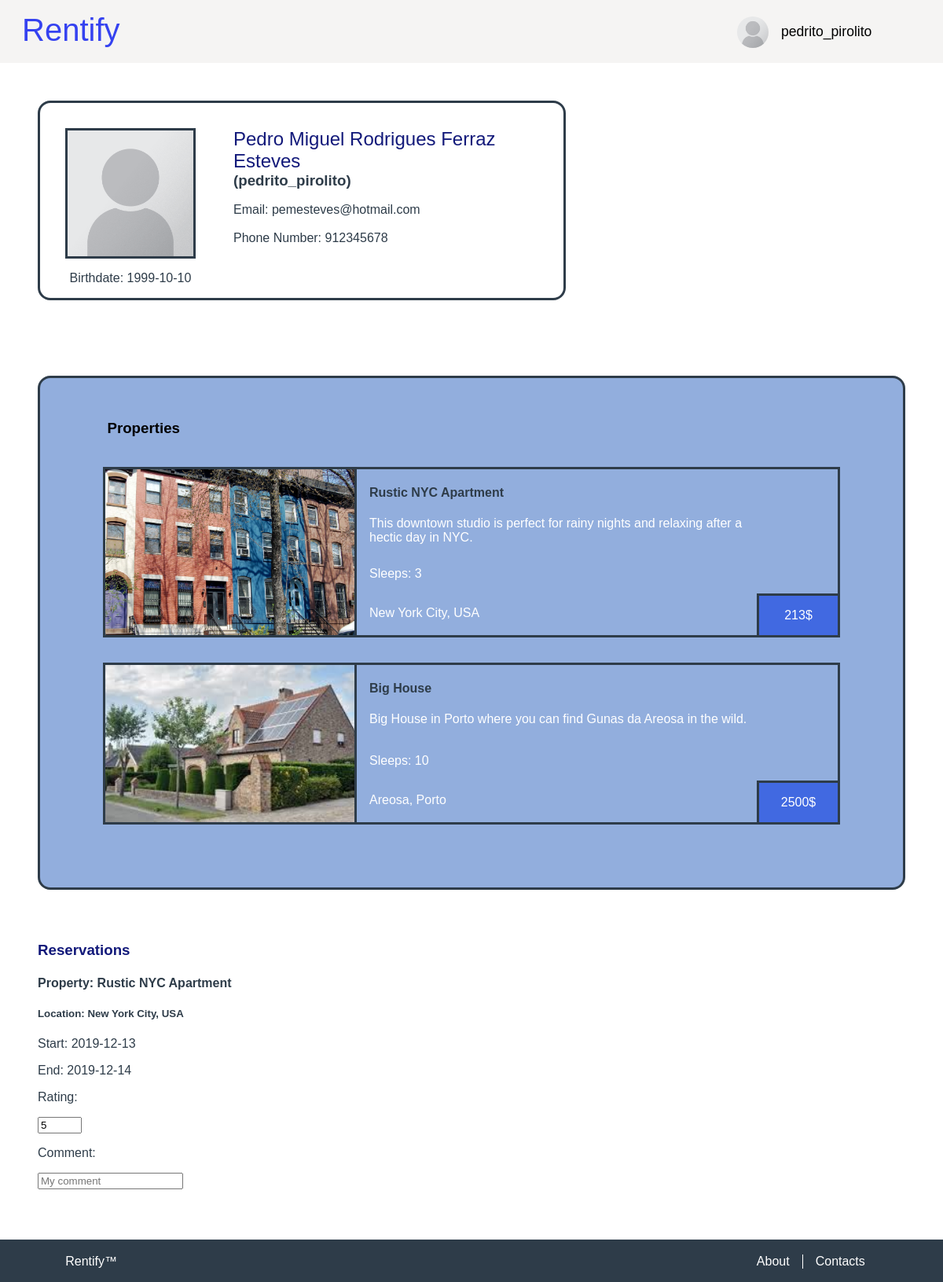
Page /pages/user.php (signed in) on the committed database.
### tables this page shows
CREATE TABLE User(
    username TEXT UNIQUE PRIMARY KEY,
    full_name TEXT NOT NULL,
    birthdate DATE NOT NULL,
    phone INTEGER NOT NULL,
    email TEXT NOT NULL,
    password_hash INTEGER NOT NULL,
    image_name TEXT NOT NULL 
);

CREATE TABLE Property(
    id INTEGER PRIMARY KEY AUTOINCREMENT,
    owner_username TEXT REFERENCES User(username) ON DELETE CASCADE ON UPDATE CASCADE,
    title TEXT NOT NULL,
    price_per_day REAL NOT NULL,
    location TEXT NOT NULL,
    description TEXT NOT NULL,
    sleeps INTEGER NOT NULL,

    CONSTRAINT minimum_sleeps CHECK (sleeps > 0)
);

CREATE TABLE PropertyImage(
    property_id INTEGER REFERENCES Property(id),
    image_name TEXT NOT NULL,
    PRIMARY KEY(property_id, image_name)
);

CREATE TABLE Reservation(
    id INTEGER PRIMARY KEY AUTOINCREMENT,
    id_property INTEGER REFERENCES Property(id) ON DELETE CASCADE ON UPDATE CASCADE,
    tourist_username TEXT REFERENCES User(username) ON DELETE CASCADE ON UPDATE CASCADE,
    sleeps INTEGER NOT NULL,
    date_start DATE NOT NULL,
    date_end DATE NOT NULL,
    rating REAL,
    comment TEXT,

    CONSTRAINT valid_dates CHECK (date_end > date_start)
);

### database/user.php (called while the page is built, shortened)
<?php
  include_once "../database/connection.php";
  function getUserInfo($username, $password){
    global $db;
    $stmt = $db->prepare('SELECT * FROM User WHERE username = ? AND password_hash = ?');
    $stmt->execute(array($username, $password));
    return $stmt->fetch();
  }
  function getUserPassword($username){
    global $db;
    $stmt = $db->prepare('
        SELECT password_hash as password
        FROM User
        WHERE username = ?
    ');
    $stmt->execute(array($username));
    return $stmt->fetch();
  }
  function getUserImagePath($username) {
    global $db;
    $stmt = $db->prepare('
        SELECT image_name
        FROM User
        WHERE username = ?
    ');
    $stmt->execute(array($username));
    return $stmt->fetch();
  }
?>

### database/property.php (called while the page is built, shortened)
<?php
    include_once "../database/connection.php";
    function getPropertyInfo($id){
        global $db;
        $stmt = $db->prepare('
            SELECT *
			FROM Property
            WHERE id = ?
        ');
		$stmt->execute(array($id));
        $propertyInfo = $stmt->fetch();
        return $propertyInfo;
    }
    function getPropertyImages($id){
        global $db;
        $stmt = $db->prepare('
            SELECT PropertyImage.image_name as image
            FROM Property
            JOIN PropertyImage
            ON Property.id = PropertyImage.property_id
            WHERE Property.id = ?
        ');
        $stmt->execute(array($id));
        $propertyImages = $stmt->fetchAll();
        return $propertyImages;
    }
    function getUserProperties($username){
        global $db;
        $stmt = $db->prepare('
            SELECT Property.id as id
            FROM Property
            WHERE owner_username = ?
        ');
        $stmt->execute(array($username));
        return $stmt->fetchAll();
    }
?>

### database/reservations.php (called while the page is built, shortened)
<?php
    include_once "../database/connection.php";
    function getUserReservations($username){
        global $db;
        $stmt = $db->prepare('SELECT * FROM Reservation WHERE tourist_username = ?');
        $stmt->execute(array($username));
        return $stmt->fetchAll();
    }
?>

### pages/user.php (the view, shortened to what this page needs)
<?php
    include_once "../includes/init.php";
    include_once "../database/property.php";
    include_once "../database/user.php";
    include_once "../database/reservations.php";
    include_once "../templates/tpl_common.php";
    include_once "../templates/tpl_scroll_top.php";
    $username = $_SESSION['username'];
    $password_hash = getUserPassword($username)['password'];
    $user_info = getUserInfo($username, $password_hash);
    $property_ids = getUserProperties($username);
    $reservations = getUserReservations($username);
    document_main_part();
?>
        <link href="../css/user_page.css" rel="stylesheet">
        <link href="../css/properties_list.css" rel="stylesheet">
        <link href="../css/profile.css" rel="stylesheet">
    </head>
    <body>
        <?php
            draw_header('change_profile.php', 'Change Profile');
        ?>
        <section id="user_info">
            <div id="fit_crop">
                <img src="../images/<?=$user_info['image_name']?>"/>
            </div>
            <div id="headers">
                <h2><?=$user_info['full_name']?></h2>
                <h3>(<?=$user_info['username']?>)</h3>
            </div>
            <p id="email">Email: <?=$user_info['email']?></p>
            <p id="phone">Phone Number: <?=$user_info['phone']?></p>
            <p id="birthdate">Birthdate: <?=$user_info['birthdate']?></p>
        </section>
        <section id="properties">
            <h3 id="properties_h">Properties</h3>
        <?php
        if(count($property_ids) == 0){
        ?>
            <p>You didn't register any property yet.</p>
        <?php
        }
        else{
            foreach ($property_ids as $id) {
                $property_info = getPropertyInfo($id['id']);
                $property_images = getPropertyImages($id['id']);
            ?>
            <a href="property_page.php?property=<?=$id['id']?>">
                <article id="property">
                    <div id="image">
                        <img src="../images/<?=$property_images[0]['image']?>"/>
                    </div>
                    <h4 id="property_name"><?=$property_info['title']?></h4>
                    <p id="description"><?=$property_info['description']?></p>
                    <div id="price_box">
                        <p id="price"><?=$property_info['price_per_day']?></p>
                    </div>
                    <p id="sleeps"><?=$property_info['sleeps']?></p>
                    <p id="location"><?=$property_info['location']?></p>
                </article>
            </a>
            <?php
            }
        }
        ?>
        </section>
        <section id="user_reservations">
            <h3>Reservations</h3>
        <?php
        if(count($reservations) == 0){
        ?>
            <p>You didn't make any reservation yet.</p>
        <?php
        }else{
            foreach ($reservations as $reservation) {
                $property_info = getPropertyInfo($reservation['id_property']);
            ?>
            <div id="user_reservation">
                <h4>Property: <?=$property_info['title']?></h4>
                <h5>Location: <?=$property_info['location']?></h5>
                <p>Start: <?=$reservation['date_start']?></p>
                <p>End: <?=$reservation['date_end']?></p>
                <p>Rating:
                <?php
                if($reservation['rating'] == NULL){
                ?>
                    <form id="rating" action="../actions/action_rate.php" method="post">
                        <input type="number" name="rating" value="5" min="0" max="10" required/>
                    </form>
                <?php
                }else{
                    print($reservation['rating']);
                }
                ?>
                </p>
                <p>Comment:
                <?php
                if($reservation['comment'] == NULL){
                ?>
                    <form id="comment" action="../actions/action_comment.php" method="post">
                        <input type="text" name="comment" placeholder="My comment" required/>
                    </form>
                <?php
                }else{
                    print($reservation['comment']);
                }
                ?>
                </p>
            </div>
            <?php
            }
        }
        ?>
        </section>
<?php
    draw_footer(true);
?>

### templates/tpl_common.php (shortened to what this page needs)
<?php
include_once "../includes/init.php";
include_once "../database/user.php";
function draw_user_image(){
    $image_name = getUserImagePath($_SESSION['username']);
    $image_path = "../images/".$image_name['image_name'];
    echo "<img src=".$image_path." alt=\"User's photo\" id=\"user_photo\">";
}
function draw_header($page, $name){
?>
    <header>
        <div id="fixed">
        <h1><a href="index.php"> Rentify </a></h1>
        <?php
        if(isset($_SESSION['username'])) {
        ?>
            <div class="dropdown">
                <?php draw_user_image(); ?>
                <button  class="dropdown_button" id="user_badge" > <?php echo $_SESSION['username'] ?> </button>
            </div>
        <?php
        }
        ?>
        </div>
    </header>
<?php
}
?>
<?php
function document_main_part(){
?>
<!DOCTYPE html>
<html lang="en">
    <head>
        <link href="../css/layout.css" rel="stylesheet">
        <link href="../css/style.css" rel="stylesheet">
<?php
}
function draw_footer($include_button){
?>
        <footer id="footer">
            <p><a href="../pages/index.php">Rentify™</a></p>
            <ul>
                <li><a href="../pages/about.php">About</a></li>
                <li><a href="../pages/contacts.php">Contacts</a></li>
            </ul>
        </footer>
    </body>
</html>
<?php
}
?>

### css/layout.css (style rules this page uses)
body { background-color: #F5F4F3; margin: 0; height: 100vh; display: grid; grid-template-rows: [header] auto [nav] auto [properties] 1fr [footer] auto [end]; }
body > header { height: 3.0em; }
body > header h1 { grid-column: 1; grid-row-start: 1; grid-row-end: 3; padding-left: 0.3em; padding-right: 0.3em; }
body > header #user_photo { width: 40px; border-radius: 50%; align-self: center; }
body > header #user_badge { font-size: 1.1em; color: black; }
.dropdown { display: grid; grid-column: 3; grid-row: 1; grid-template-columns: 1fr 1fr; grid-template-rows: 1.2fr 0.1fr; justify-items: start; margin-right: 3em; }
.dropdown .dropdown_button { width: 190px; cursor: pointer; font-size: 16px; border: none; outline: none; color: white; padding: 14px 16px; background-color: inherit; font-family: inherit; margin: 0; grid-row: 1; grid-column: 2; text-align: left; }

### css/style.css (style rules this page uses)
body > header { padding-bottom: 2em; z-index: 2; }
body > header #fixed { position: fixed; padding: 1em; background-color: #F5F4F3; height: inherit; width:100%; display: grid; grid-template-columns: 6fr auto 1fr; }
body > header h1 { margin: 0; }
body > header a { color: #3542f0; font-weight: lighter; text-decoration: none; outline: none; }
body { font-family: 'Trebuchet MS', Helvetica, sans-serif; color: black; font-weight: lighter; }
body h1, body h2 { font-family: 'Trebuchet MS', Helvetica, sans-serif; color: black; font-weight: lighter; }
header h1 { font-size: 2.5em; }
#footer { font-family: "Helvetica"; }
html { height: 100%; }
#footer { display: grid; grid-template-columns: auto 0.1fr; background-color: #2e3c49; padding: 0.2em; text-align: center; margin: 0; height: 3em; align-self: end; }
#footer p { grid-column: 1; text-align: left; margin-left: 5em; }
#footer ul { display: flex; grid-column: 2; flex-direction: row; padding-left: 0%; text-align: right; margin-right: 5em; }
#footer li { display: block; flex: 1; list-style-type: none; padding-right: 1em; padding-left: 1em; }
#footer li:first-of-type { border-right: 1px solid white; }
#footer a { color: white; text-decoration: none; }

### css/user_page.css (style rules this page uses)
body { background: url("../images/user_lake.jpg") no-repeat center center fixed; background-size: cover; }
#user_info h2 { color: #12197a; }
#user_reservations { padding: 0em 3em 3em 3em; color: #2e3c49 }
#user_reservations h3 { color: #12197a; }

### css/properties_list.css (style rules this page uses)
#properties { background-color: #92aedd; padding: 1em 3em 3em 3em; margin: 3em; border: solid #2e3c49; border-radius: 1em; }
#properties #properties_h { color: black; margin: 2em; }
#properties #property { display: grid; border: solid #2e3c49; grid-template-columns: 320px auto 103px; grid-template-rows: auto 1fr; margin: 2em; }
#properties a { text-decoration: none; }
#properties #property #image { background: #92aedd; border-right: solid #2e3c49; grid-column: 1; grid-row-start: 1; grid-row-end: 6; display:flex; align-items: center; min-height: 200px; overflow: hidden; }
#properties #property #image img { margin: auto; width:100%; height:100%; object-fit:cover; align-self: center; }
#properties #property #property_name { grid-column: 2; grid-row: 1; padding-left: 1em; color: #2e3c49; }
#properties #property #description { grid-column-start: 2; grid-column-end: 3; grid-row: 2; padding-left: 1em; color: white; margin: 0%; }
#properties #property #sleeps::before { content: 'Sleeps: ' }
#properties #property #sleeps { grid-column: 2; grid-row: 3; padding-left: 1em; color: white; }
#properties #property #price_box { grid-column: 3; grid-row: 4; align-self: end; height: 50px; width: 100px; border: solid #2e3c49; border-width: 0.2em 0em 0em 0.2em; background: royalblue; }
#properties #property #price { text-align: center; color: white; }
#properties #property #price::after { content: '$'; }
#properties #property #location { grid-column: 2; grid-row: 4; padding-left: 1em; color: white; }

### rows in the picture
user: image_name (placeholder picture), full_name "Pedro Miguel Rodrigues Ferraz Esteves", username "pedrito_pirolito", email "pemesteves@hotmail.com", phone "912345678", birthdate "1999-10-10"
property: propertyimage.image_name (picture), title "Rustic NYC Apartment", description "This downtown studio is perfect for rainy nights and relaxing after a hectic day in NYC.", price_per_day "213", sleeps "3", location "New York City, USA"
property: propertyimage.image_name (picture), title "Big House", description "Big House in Porto where you can find Gunas da Areosa in the wild.", price_per_day "2500", sleeps "10", location "Areosa, Porto"
reservation: id_property.title "Rustic NYC Apartment", id_property.location "New York City, USA", date_start "2019-12-13", date_end "2019-12-14"

### other values in the picture
$_SESSION['username'] "pedrito_pirolito"
